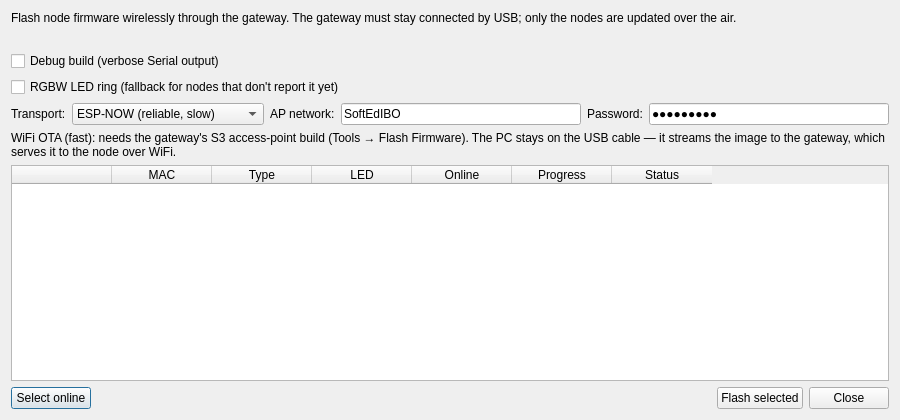
<?xml version="1.0" encoding="UTF-8"?>
<ui version="4.0">
 <class>OTAUpdateDialog</class>
 <widget class="QDialog" name="OTAUpdateDialog">
  <property name="geometry">
   <rect><x>0</x><y>0</y><width>900</width><height>420</height></rect>
  </property>
  <property name="windowTitle"><string>Update Nodes (OTA)</string></property>
  <property name="minimumSize">
   <size><width>900</width><height>420</height></size>
  </property>
  <layout class="QVBoxLayout" name="verticalLayout">
   <item>
    <widget class="QLabel" name="instructions_label">
     <property name="wordWrap"><bool>true</bool></property>
     <property name="text"><string>Flash node firmware wirelessly through the gateway. The gateway must stay connected by USB; only the nodes are updated over the air.</string></property>
    </widget>
   </item>
   <item>
    <widget class="QLabel" name="banner_label">
     <property name="wordWrap"><bool>true</bool></property>
     <property name="text"><string/></property>
    </widget>
   </item>
   <item>
    <widget class="QCheckBox" name="debug_check">
     <property name="whatsThis"><string>Flash the debug firmware instead of the release build. Debug adds verbose Serial logging; use it for troubleshooting, the release build for normal use.</string></property>
     <property name="text"><string>Debug build (verbose Serial output)</string></property>
    </widget>
   </item>
   <item>
    <widget class="QCheckBox" name="rgbw_check">
     <property name="whatsThis"><string>Fallback RGBW LED-ring choice, used only for nodes whose LED column shows "?" — offline nodes, or nodes running firmware that predates LED self-reporting. Nodes that report their build (LED column shows rgb/rgbw) ignore this and are flashed with their matching bin automatically. Tick it for an RGBW NeoPixel ring (SK6812, e.g. Adafruit 2862, 4 colour channels) rather than a plain RGB ring (WS2812, e.g. Adafruit 1586); the two pixel formats differ, so the wrong build drives the ring with shifted colours.</string></property>
     <property name="text"><string>RGBW LED ring (fallback for nodes that don't report it yet)</string></property>
    </widget>
   </item>
   <item>
    <layout class="QHBoxLayout" name="transport_row">
     <item>
      <widget class="QLabel" name="transport_label">
       <property name="text"><string>Transport:</string></property>
      </widget>
     </item>
     <item>
      <widget class="QComboBox" name="transport_combo">
       <property name="whatsThis"><string>How the firmware reaches the node. ESP-NOW is slow but works anywhere the gateway can reach the node. WiFi is far faster (seconds instead of minutes): the PC streams the image to the gateway over USB and the gateway serves it to the node over its WiFi access point. Needs the S3 access-point build; the PC stays on the cable.</string></property>
       <item><property name="text"><string>ESP-NOW (reliable, slow)</string></property></item>
       <item><property name="text"><string>WiFi (fast, needs gateway AP)</string></property></item>
      </widget>
     </item>
     <item>
      <widget class="QLabel" name="ap_ssid_label">
       <property name="text"><string>AP network:</string></property>
      </widget>
     </item>
     <item>
      <widget class="QLineEdit" name="ap_ssid_edit">
       <property name="whatsThis"><string>Name (SSID) of the gateway's WiFi access point the node joins to download the firmware. Default "SoftEdIBO". The node connects to it; the PC does not.</string></property>
       <property name="text"><string>SoftEdIBO</string></property>
      </widget>
     </item>
     <item>
      <widget class="QLabel" name="ap_pass_label">
       <property name="text"><string>Password:</string></property>
      </widget>
     </item>
     <item>
      <widget class="QLineEdit" name="ap_pass_edit">
       <property name="whatsThis"><string>Password of the gateway's WiFi access point. Default "softedibo". Used by the node to join the AP; leave the default unless you changed it in Tools → Gateway WiFi AP….</string></property>
       <property name="echoMode"><enum>QLineEdit::Password</enum></property>
       <property name="text"><string>softedibo</string></property>
      </widget>
     </item>
    </layout>
   </item>
   <item>
    <widget class="QLabel" name="wifi_hint_label">
     <property name="wordWrap"><bool>true</bool></property>
     <property name="text"><string>WiFi OTA (fast): needs the gateway's S3 access-point build (Tools → Flash Firmware). The PC stays on the USB cable — it streams the image to the gateway, which serves it to the node over WiFi.</string></property>
    </widget>
   </item>
   <item>
    <widget class="QTableWidget" name="table">
     <property name="whatsThis"><string>Configured nodes and whether each is reachable over ESP-NOW. Tick the ones to update; Progress and Status fill in during flashing. Only online nodes can be flashed.</string></property>
     <column><property name="text"><string/></property></column>
     <column><property name="text"><string>MAC</string></property></column>
     <column><property name="text"><string>Type</string></property></column>
     <column><property name="text"><string>LED</string></property></column>
     <column><property name="text"><string>Online</string></property></column>
     <column><property name="text"><string>Progress</string></property></column>
     <column><property name="text"><string>Status</string></property></column>
    </widget>
   </item>
   <item>
    <layout class="QHBoxLayout" name="button_row">
     <item>
      <widget class="QPushButton" name="select_all_btn">
       <property name="whatsThis"><string>Tick every node currently shown as online.</string></property>
       <property name="text"><string>Select online</string></property>
      </widget>
     </item>
     <item>
      <spacer name="button_spacer">
       <property name="orientation"><enum>Qt::Horizontal</enum></property>
       <property name="sizeHint" stdset="0"><size><width>40</width><height>20</height></size></property>
      </spacer>
     </item>
     <item>
      <widget class="QPushButton" name="flash_btn">
       <property name="whatsThis"><string>Start the over-the-air update for the ticked nodes. Keep the gateway connected and the nodes powered until it finishes — interrupting a flash can brick a node.</string></property>
       <property name="text"><string>Flash selected</string></property>
      </widget>
     </item>
     <item>
      <widget class="QPushButton" name="close_btn">
       <property name="text"><string>Close</string></property>
      </widget>
     </item>
    </layout>
   </item>
  </layout>
 </widget>
 <resources/>
 <connections/>
</ui>
